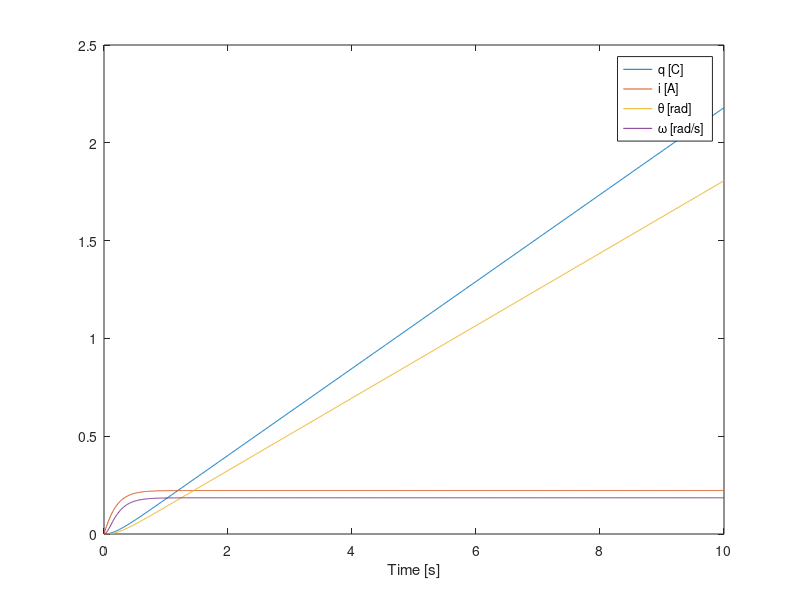
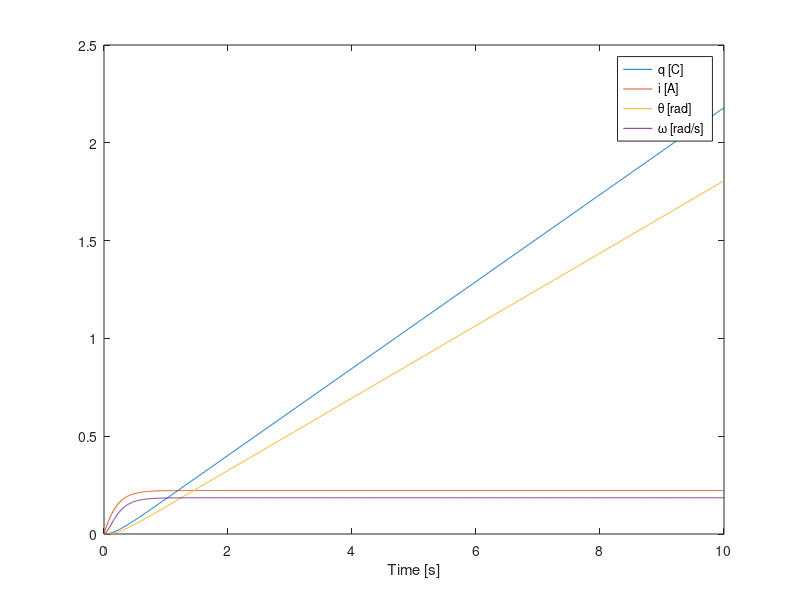

These charts were generated, in order, by the following MATLAB code:
%% This file demonstrates how to do basic simulation of first order differential
%% equations of a simple DC motor model.
% This file contains three functions. The first function in the file will be the
% primary function that calls the other two functions defined below.
function simulate_dc_motor()
    % The system has four state variables and here the initial condition for
    % each state variable is set.
    % x = [q, i, theta, omega]
    x0 = [0, 0, 0, 0];
    % 
    t = linspace(0, 10, 1000);
    
    % Call a function that integrates the system's equations.
    % The @ is required to pass in functions to other functions.
    x = euler_integrate(@f, t, x0);
    
    % Plot the results.
    figure(1);
    plot(t, x);
    xlabel('Time [s]');
    legend('q [C]', 'i [A]', '\theta [rad]', '\omega [rad/s]');
    
    % We wrote our own integration function here, but Octave/Matlab include many
    % better integration routines that can handle certain ODEs more carefully,
    % ensuring accurate results. For example ode45() works just like
    % euler_integrate() but uses the Runga-Kutta 4-5 integration algorithm. This
    % is a good algorithm for most non-stiff system equations and will work with
    % most of the models in this class. You use it like so:
    [t, x] = ode45(@f, t, x0);
    
    % You should get similar results as the custom integration function:
    figure(2);
    plot(t, x);
    xlabel('Time [s]');
    legend('q [C]', 'i [A]', '\theta [rad]', '\omega [rad/s]');
end

function x = euler_integrate(f, t, x0)
    % Create an "empty" matrix to hold the results n x 4.
    x = nan * ones(length(t), length(x0));
    
    % Set the initial conditions to the first element.
    x(1, :) = x0;
    
    # Use a for loop to sequentially calculate each new x.
    for i = 2:length(t)
        deltat = t(i) - t(i-1);
        x(i, :) = x(i - 1, :) + deltat * f(t(i - 1), x(i - 1, :));
    end
end

function xdot = f(t, x)
    % Extract the state variables so we can use the variable names we want.
    q = x(1);
    i = x(2);
    theta = x(3);
    omega = x(4);

    L = 0.5;  % motor inductance [H]
    Rw = 1.0;  % motor winding resistance [Ohm]
    ktau = 1.5;  % motor torque constant [N*m/A]
    b = 1.8;  % Rotor viscous friction [N*m*s]
    J = 0.1;  % Rotor inertia [kg*m^2]

    % Initialize the empty vector for the derivative of the states.
    xdot = nan * zeros(1, length(x));
    
    % The voltage is the source effort in this system. So we can specify what we
    % want it to be.
    % Example 1, constant voltage:
    V = 0.5;
    % Uncomment the following two examples to try them out.
    % Example 2, sinusoidal voltage (function of time):
    %V = 0.5*sin(pi*t);
    % Example 3, voltage switches on at 1 second (also function of time):
%    if t < 1
%        V = 0;
%    else
%        V = 0.5;
%    end

    % Fill the derivative entries based on the system's equations.
    xdot(1) = i;
    xdot(2) = (-Rw*i - ktau*omega + V) / L;
    xdot(3) = omega;
    xdot(4) = (-b*omega + ktau*i) / J;
end